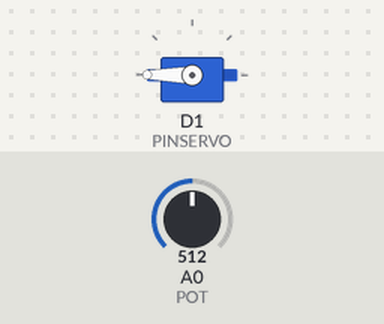
The sketch below on a simulated ESP8266 (NodeMCU). Parts: servo. Inputs (shaded band) come from the test bench; at power-on: A0 (POT) = 512.

Above: at 1.2 s.
1.3 s: A0 (POT) set to 306
At 2.3 s:
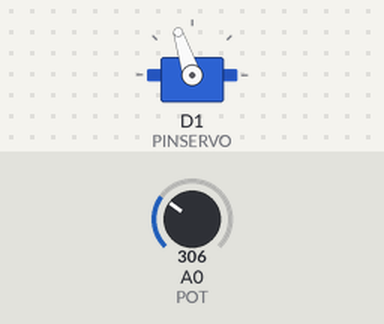
2.8 s: A0 (POT) set to 122
At 3.8 s:
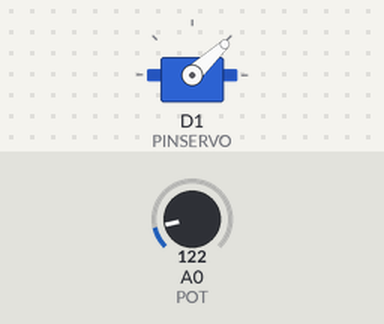
4.3 s: A0 (POT) set to 0
At 4.6 s:
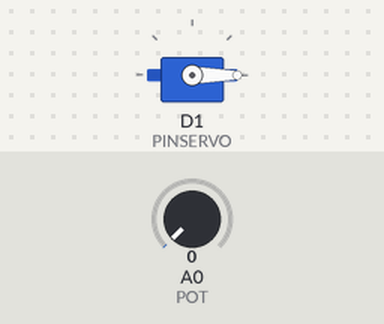
5.8 s: A0 (POT) set to 511
At 6.1 s:
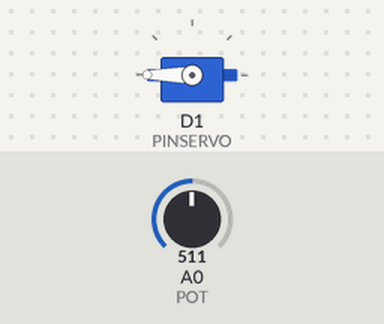
Timing chart, 0 to 8.3 s (numbered marks = the images above; inputs shaded):
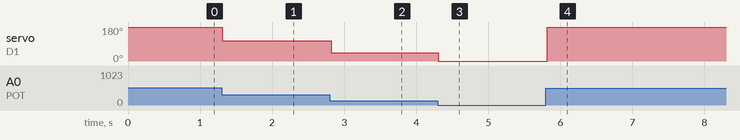

The sketch:

Servomotor_con_potenciometro.ino
```cpp
# include<Servo.h>    //ASe incluye la librería "servo"
Servo servo1;   //Se crea un objeto del tipo servo llaado "servo1"
int PINSERVO = D1;   // Se declara el pin de la señal del servomotor
int PULSOMIN = 550;   //Se declara el pulso minimo
int PULSOMAX= 2700;   //Se declara el pulso maximo
int VALORPOT;   //Se declara una variable llamada "VALORPOT"
int ANGULO;   //Se declara una variable llamada "ANGULO"
int POT = A0;    //Se declara el pin analogico en el que esta el potenciometro
 void setup(){
  servo1.attach(PINSERVO, PULSOMIN, PULSOMAX);    //Se inicializa el servomotor
 }
 void loop(){
  VALORPOT= analogRead(POT);    //  El valor del pot es igual al giro del potenciometro en la entrada analogica
  ANGULO = map(VALORPOT, 0, 1023, 0, 360);//El angulo es igual al mapa que se crea de los valores analogicos (primer parametro) y el angulo(el segundo parametro)
  servo1.write(ANGULO);  //El servo escribe lo que hay en el angulo
  delay(20);    //Con un retraso de 20 milisegundos
 }
```

Measured:
- after the input at 1.3 s, servo on D1 (PINSERVO): 180° → 108° at once
- after the input at 2.8 s, servo on D1 (PINSERVO): 108° → 43° at once
- after the input at 4.3 s, servo on D1 (PINSERVO): 43° → 0° at once
- after the input at 5.8 s, servo on D1 (PINSERVO): 0° → 180° at once
